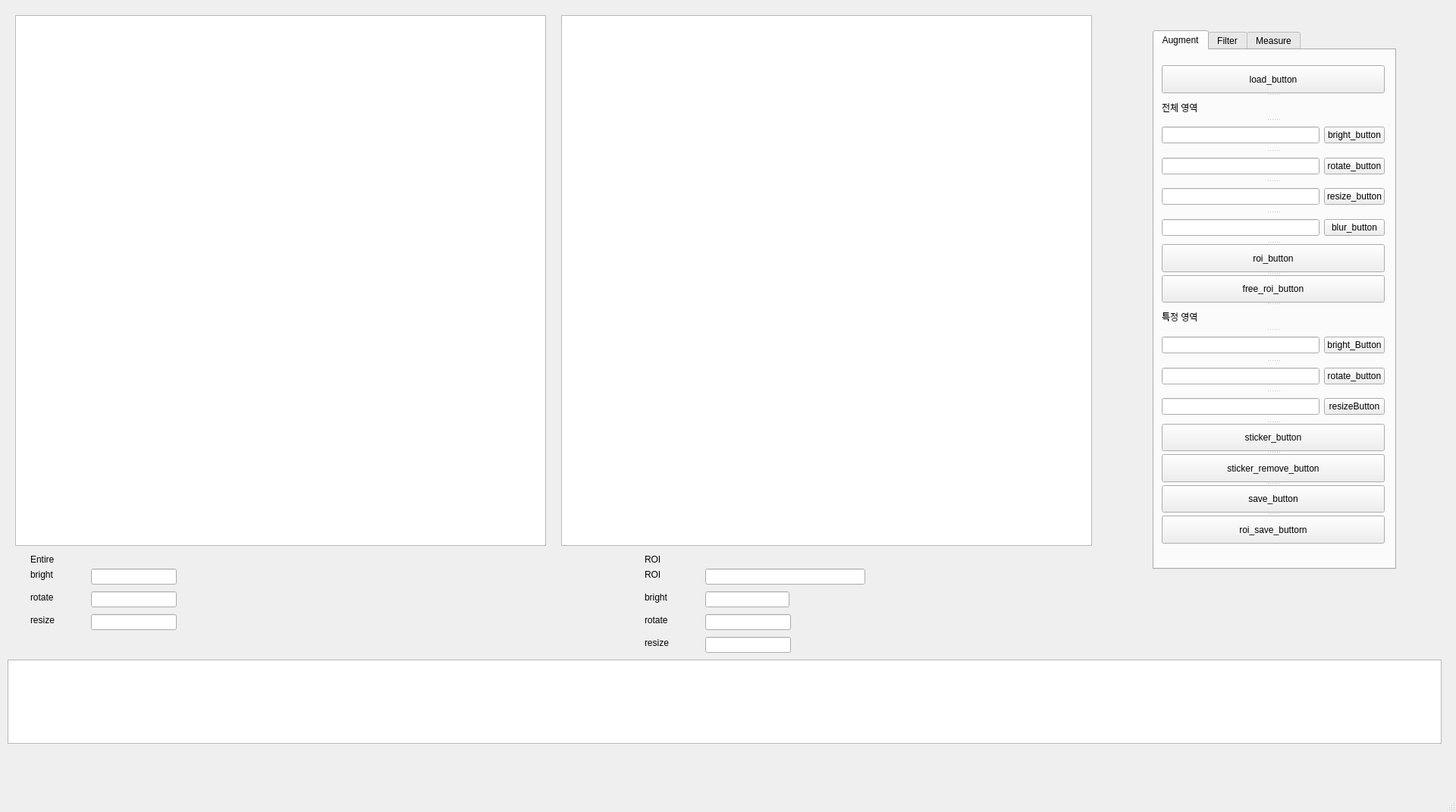
<?xml version="1.0" encoding="UTF-8"?>
<ui version="4.0">
 <class>MainWindow</class>
 <widget class="QMainWindow" name="MainWindow">
  <property name="geometry">
   <rect>
    <x>0</x>
    <y>0</y>
    <width>1920</width>
    <height>1071</height>
   </rect>
  </property>
  <property name="windowTitle">
   <string>MainWindow</string>
  </property>
  <widget class="QWidget" name="centralwidget">
   <widget class="QGraphicsView" name="graphicsView">
    <property name="geometry">
     <rect>
      <x>20</x>
      <y>20</y>
      <width>700</width>
      <height>700</height>
     </rect>
    </property>
   </widget>
   <widget class="QListView" name="log_listView">
    <property name="geometry">
     <rect>
      <x>10</x>
      <y>870</y>
      <width>1891</width>
      <height>111</height>
     </rect>
    </property>
   </widget>
   <widget class="QGraphicsView" name="graphicsView2">
    <property name="geometry">
     <rect>
      <x>740</x>
      <y>20</y>
      <width>700</width>
      <height>700</height>
     </rect>
    </property>
   </widget>
   <widget class="QTabWidget" name="tab_6">
    <property name="geometry">
     <rect>
      <x>1520</x>
      <y>40</y>
      <width>321</width>
      <height>711</height>
     </rect>
    </property>
    <property name="currentIndex">
     <number>0</number>
    </property>
    <widget class="QWidget" name="tab">
     <attribute name="title">
      <string>Augment</string>
     </attribute>
     <widget class="QSplitter" name="splitter">
      <property name="geometry">
       <rect>
        <x>10</x>
        <y>20</y>
        <width>294</width>
        <height>631</height>
       </rect>
      </property>
      <property name="orientation">
       <enum>Qt::Vertical</enum>
      </property>
      <widget class="QPushButton" name="loadButton">
       <property name="text">
        <string>load_button</string>
       </property>
      </widget>
      <widget class="QLabel" name="label">
       <property name="text">
        <string>전체 영역</string>
       </property>
      </widget>
      <widget class="QWidget" name="layoutWidget">
       <layout class="QHBoxLayout" name="horizontalLayout_4">
        <item>
         <widget class="QLineEdit" name="brightLineEdit"/>
        </item>
        <item>
         <widget class="QPushButton" name="brightButton">
          <property name="text">
           <string>bright_button</string>
          </property>
         </widget>
        </item>
       </layout>
      </widget>
      <widget class="QWidget" name="layoutWidget">
       <layout class="QHBoxLayout" name="horizontalLayout_5">
        <item>
         <widget class="QLineEdit" name="rotateLineEdit"/>
        </item>
        <item>
         <widget class="QPushButton" name="rotateButton">
          <property name="text">
           <string>rotate_button</string>
          </property>
         </widget>
        </item>
       </layout>
      </widget>
      <widget class="QWidget" name="layoutWidget">
       <layout class="QHBoxLayout" name="horizontalLayout_6">
        <item>
         <widget class="QLineEdit" name="resizeLineEdit"/>
        </item>
        <item>
         <widget class="QPushButton" name="resizeButton">
          <property name="text">
           <string>resize_button</string>
          </property>
         </widget>
        </item>
       </layout>
      </widget>
      <widget class="QWidget" name="layoutWidget">
       <layout class="QHBoxLayout" name="horizontalLayout_7">
        <item>
         <widget class="QLineEdit" name="blurLineEdit"/>
        </item>
        <item>
         <widget class="QPushButton" name="blurButton">
          <property name="text">
           <string>blur_button</string>
          </property>
         </widget>
        </item>
       </layout>
      </widget>
      <widget class="QPushButton" name="roi_button">
       <property name="text">
        <string>roi_button</string>
       </property>
      </widget>
      <widget class="QPushButton" name="free_roi_button">
       <property name="text">
        <string>free_roi_button</string>
       </property>
      </widget>
      <widget class="QLabel" name="label_2">
       <property name="text">
        <string>특정 영역</string>
       </property>
      </widget>
      <widget class="QWidget" name="layoutWidget">
       <layout class="QHBoxLayout" name="horizontalLayout_7">
        <item>
         <widget class="QLineEdit" name="brightLineEdit_2">
          <property name="text">
           <string/>
          </property>
         </widget>
        </item>
        <item>
         <widget class="QPushButton" name="brightButton_2">
          <property name="text">
           <string>bright_Button</string>
          </property>
         </widget>
        </item>
       </layout>
      </widget>
      <widget class="QWidget" name="layoutWidget">
       <layout class="QHBoxLayout" name="horizontalLayout_8">
        <item>
         <widget class="QLineEdit" name="rotateLineEdit_2">
          <property name="text">
           <string/>
          </property>
         </widget>
        </item>
        <item>
         <widget class="QPushButton" name="rotateButton_2">
          <property name="text">
           <string>rotate_button</string>
          </property>
         </widget>
        </item>
       </layout>
      </widget>
      <widget class="QWidget" name="layoutWidget">
       <layout class="QHBoxLayout" name="horizontalLayout_9">
        <item>
         <widget class="QLineEdit" name="resizeLineEdit_2">
          <property name="text">
           <string/>
          </property>
         </widget>
        </item>
        <item>
         <widget class="QPushButton" name="resizeButton_2">
          <property name="text">
           <string>resizeButton</string>
          </property>
         </widget>
        </item>
       </layout>
      </widget>
      <widget class="QPushButton" name="sticker_button">
       <property name="text">
        <string>sticker_button</string>
       </property>
      </widget>
      <widget class="QPushButton" name="sticker_remove_button">
       <property name="text">
        <string>sticker_remove_button</string>
       </property>
      </widget>
      <widget class="QPushButton" name="saveButton">
       <property name="text">
        <string>save_button</string>
       </property>
      </widget>
      <widget class="QPushButton" name="roi_saveButton">
       <property name="text">
        <string>roi_save_buttorn</string>
       </property>
      </widget>
     </widget>
    </widget>
    <widget class="QWidget" name="tab_2">
     <attribute name="title">
      <string>Filter</string>
     </attribute>
     <widget class="QRadioButton" name="gray_button">
      <property name="geometry">
       <rect>
        <x>10</x>
        <y>30</y>
        <width>108</width>
        <height>19</height>
       </rect>
      </property>
      <property name="text">
       <string>Gray Image</string>
      </property>
     </widget>
     <widget class="QWidget" name="layoutWidget">
      <property name="geometry">
       <rect>
        <x>10</x>
        <y>120</y>
        <width>271</width>
        <height>30</height>
       </rect>
      </property>
      <layout class="QHBoxLayout" name="horizontalLayout_2">
       <item>
        <widget class="QLabel" name="label_13">
         <property name="text">
          <string> CANNY </string>
         </property>
        </widget>
       </item>
       <item>
        <widget class="QLineEdit" name="canny_lineEdit"/>
       </item>
       <item>
        <widget class="QPushButton" name="canny_Button">
         <property name="text">
          <string>Click</string>
         </property>
        </widget>
       </item>
      </layout>
     </widget>
     <widget class="QWidget" name="layoutWidget_2">
      <property name="geometry">
       <rect>
        <x>10</x>
        <y>160</y>
        <width>271</width>
        <height>30</height>
       </rect>
      </property>
      <layout class="QHBoxLayout" name="horizontalLayout_3">
       <item>
        <widget class="QLabel" name="label_14">
         <property name="text">
          <string>MORPH</string>
         </property>
        </widget>
       </item>
       <item>
        <widget class="QLineEdit" name="morph_lineEdit"/>
       </item>
       <item>
        <widget class="QPushButton" name="morph_Button">
         <property name="text">
          <string>Click</string>
         </property>
        </widget>
       </item>
      </layout>
     </widget>
     <widget class="QWidget" name="layoutWidget">
      <property name="geometry">
       <rect>
        <x>10</x>
        <y>80</y>
        <width>271</width>
        <height>30</height>
       </rect>
      </property>
      <layout class="QHBoxLayout" name="horizontalLayout">
       <item>
        <widget class="QLabel" name="label_12">
         <property name="text">
          <string>2 진  화</string>
         </property>
        </widget>
       </item>
       <item>
        <widget class="QLineEdit" name="thres_lineEdit"/>
       </item>
       <item>
        <widget class="QPushButton" name="thres_Button">
         <property name="text">
          <string>Click</string>
         </property>
        </widget>
       </item>
      </layout>
     </widget>
     <widget class="QWidget" name="layoutWidget_3">
      <property name="geometry">
       <rect>
        <x>10</x>
        <y>200</y>
        <width>271</width>
        <height>30</height>
       </rect>
      </property>
      <layout class="QHBoxLayout" name="horizontalLayout_10">
       <item>
        <widget class="QLabel" name="label_15">
         <property name="text">
          <string> B l u r  </string>
         </property>
        </widget>
       </item>
       <item>
        <widget class="QLineEdit" name="blur_lineEdit"/>
       </item>
       <item>
        <widget class="QPushButton" name="blur_Button">
         <property name="text">
          <string>Click</string>
         </property>
        </widget>
       </item>
      </layout>
     </widget>
     <widget class="QWidget" name="layoutWidget_10">
      <property name="geometry">
       <rect>
        <x>10</x>
        <y>240</y>
        <width>271</width>
        <height>30</height>
       </rect>
      </property>
      <layout class="QHBoxLayout" name="horizontalLayout_17">
       <item>
        <widget class="QLabel" name="label_18">
         <property name="text">
          <string>sharpen</string>
         </property>
        </widget>
       </item>
       <item>
        <widget class="QLineEdit" name="shar_lineEdit"/>
       </item>
       <item>
        <widget class="QPushButton" name="shar_Button">
         <property name="text">
          <string>Click</string>
         </property>
        </widget>
       </item>
      </layout>
     </widget>
    </widget>
    <widget class="QWidget" name="tab_5">
     <attribute name="title">
      <string>Measure</string>
     </attribute>
     <widget class="QPushButton" name="point_button">
      <property name="geometry">
       <rect>
        <x>10</x>
        <y>20</y>
        <width>93</width>
        <height>28</height>
       </rect>
      </property>
      <property name="text">
       <string>PushButton</string>
      </property>
     </widget>
     <widget class="QLineEdit" name="point_lineEdit">
      <property name="geometry">
       <rect>
        <x>10</x>
        <y>80</y>
        <width>271</width>
        <height>21</height>
       </rect>
      </property>
     </widget>
     <widget class="QLabel" name="label_16">
      <property name="geometry">
       <rect>
        <x>10</x>
        <y>60</y>
        <width>64</width>
        <height>15</height>
       </rect>
      </property>
      <property name="text">
       <string>좌표</string>
      </property>
     </widget>
     <widget class="QLabel" name="label_17">
      <property name="geometry">
       <rect>
        <x>10</x>
        <y>120</y>
        <width>64</width>
        <height>15</height>
       </rect>
      </property>
      <property name="text">
       <string>거리</string>
      </property>
     </widget>
     <widget class="QTextEdit" name="point2_textEdit">
      <property name="geometry">
       <rect>
        <x>10</x>
        <y>140</y>
        <width>271</width>
        <height>91</height>
       </rect>
      </property>
     </widget>
    </widget>
   </widget>
   <widget class="QLineEdit" name="lineEdit_re">
    <property name="geometry">
     <rect>
      <x>120</x>
      <y>810</y>
      <width>113</width>
      <height>21</height>
     </rect>
    </property>
   </widget>
   <widget class="QLineEdit" name="lineEdit_ro">
    <property name="geometry">
     <rect>
      <x>120</x>
      <y>780</y>
      <width>113</width>
      <height>21</height>
     </rect>
    </property>
   </widget>
   <widget class="QLabel" name="label_5">
    <property name="geometry">
     <rect>
      <x>40</x>
      <y>810</y>
      <width>64</width>
      <height>15</height>
     </rect>
    </property>
    <property name="text">
     <string>resize</string>
    </property>
   </widget>
   <widget class="QLineEdit" name="lineEdit_br">
    <property name="geometry">
     <rect>
      <x>120</x>
      <y>750</y>
      <width>113</width>
      <height>21</height>
     </rect>
    </property>
   </widget>
   <widget class="QLabel" name="label_4">
    <property name="geometry">
     <rect>
      <x>40</x>
      <y>780</y>
      <width>64</width>
      <height>15</height>
     </rect>
    </property>
    <property name="text">
     <string>rotate</string>
    </property>
   </widget>
   <widget class="QLabel" name="label_9">
    <property name="geometry">
     <rect>
      <x>40</x>
      <y>730</y>
      <width>64</width>
      <height>15</height>
     </rect>
    </property>
    <property name="text">
     <string>Entire</string>
    </property>
   </widget>
   <widget class="QLabel" name="label_3">
    <property name="geometry">
     <rect>
      <x>40</x>
      <y>750</y>
      <width>64</width>
      <height>15</height>
     </rect>
    </property>
    <property name="text">
     <string>bright</string>
    </property>
   </widget>
   <widget class="QLineEdit" name="lineEdit_roi_re">
    <property name="geometry">
     <rect>
      <x>930</x>
      <y>840</y>
      <width>113</width>
      <height>21</height>
     </rect>
    </property>
   </widget>
   <widget class="QLabel" name="label_11">
    <property name="geometry">
     <rect>
      <x>850</x>
      <y>750</y>
      <width>64</width>
      <height>15</height>
     </rect>
    </property>
    <property name="text">
     <string>ROI</string>
    </property>
   </widget>
   <widget class="QLabel" name="label_6">
    <property name="geometry">
     <rect>
      <x>850</x>
      <y>840</y>
      <width>64</width>
      <height>15</height>
     </rect>
    </property>
    <property name="text">
     <string>resize</string>
    </property>
   </widget>
   <widget class="QLineEdit" name="lineEdit_roi">
    <property name="geometry">
     <rect>
      <x>930</x>
      <y>750</y>
      <width>211</width>
      <height>21</height>
     </rect>
    </property>
    <property name="text">
     <string/>
    </property>
   </widget>
   <widget class="QLabel" name="label_10">
    <property name="geometry">
     <rect>
      <x>850</x>
      <y>730</y>
      <width>64</width>
      <height>15</height>
     </rect>
    </property>
    <property name="text">
     <string>ROI</string>
    </property>
   </widget>
   <widget class="QLabel" name="label_8">
    <property name="geometry">
     <rect>
      <x>850</x>
      <y>810</y>
      <width>64</width>
      <height>15</height>
     </rect>
    </property>
    <property name="text">
     <string>rotate</string>
    </property>
   </widget>
   <widget class="QLabel" name="label_7">
    <property name="geometry">
     <rect>
      <x>850</x>
      <y>780</y>
      <width>64</width>
      <height>15</height>
     </rect>
    </property>
    <property name="text">
     <string>bright</string>
    </property>
   </widget>
   <widget class="QLineEdit" name="lineEdit_roi_ro">
    <property name="geometry">
     <rect>
      <x>930</x>
      <y>810</y>
      <width>113</width>
      <height>21</height>
     </rect>
    </property>
   </widget>
   <widget class="QLineEdit" name="lineEdit_roi_br">
    <property name="geometry">
     <rect>
      <x>930</x>
      <y>780</y>
      <width>111</width>
      <height>21</height>
     </rect>
    </property>
   </widget>
   <zorder>tab_6</zorder>
   <zorder>graphicsView</zorder>
   <zorder>log_listView</zorder>
   <zorder>graphicsView2</zorder>
   <zorder>lineEdit_re</zorder>
   <zorder>lineEdit_ro</zorder>
   <zorder>label_5</zorder>
   <zorder>lineEdit_br</zorder>
   <zorder>label_4</zorder>
   <zorder>label_9</zorder>
   <zorder>label_3</zorder>
   <zorder>lineEdit_roi_re</zorder>
   <zorder>label_11</zorder>
   <zorder>label_6</zorder>
   <zorder>lineEdit_roi</zorder>
   <zorder>label_10</zorder>
   <zorder>label_8</zorder>
   <zorder>label_7</zorder>
   <zorder>lineEdit_roi_ro</zorder>
   <zorder>lineEdit_roi_br</zorder>
  </widget>
  <widget class="QStatusBar" name="statusbar"/>
 </widget>
 <resources/>
 <connections/>
</ui>
